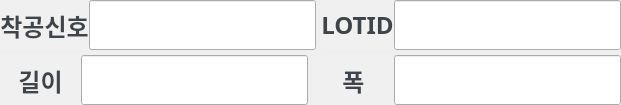
                    <widget class="QWidget" name="plc_frame_page">
                     <layout class="QVBoxLayout" name="verticalLayout_15">
                      <property name="spacing">
                       <number>5</number>
                      </property>
                      <property name="leftMargin">
                       <number>0</number>
                      </property>
                      <property name="topMargin">
                       <number>0</number>
                      </property>
                      <property name="rightMargin">
                       <number>0</number>
                      </property>
                      <property name="bottomMargin">
                       <number>0</number>
                      </property>
                      <item>
                       <widget class="QFrame" name="plc_frame_data_frame1">
                        <property name="minimumSize">
                         <size>
                          <width>0</width>
                          <height>50</height>
                         </size>
                        </property>
                        <property name="maximumSize">
                         <size>
                          <width>16777215</width>
                          <height>50</height>
                         </size>
                        </property>
                        <property name="frameShape">
                         <enum>QFrame::NoFrame</enum>
                        </property>
                        <property name="frameShadow">
                         <enum>QFrame::Raised</enum>
                        </property>
                        <layout class="QHBoxLayout" name="horizontalLayout_65">
                         <property name="spacing">
                          <number>5</number>
                         </property>
                         <property name="leftMargin">
                          <number>0</number>
                         </property>
                         <property name="topMargin">
                          <number>0</number>
                         </property>
                         <property name="rightMargin">
                          <number>0</number>
                         </property>
                         <property name="bottomMargin">
                          <number>0</number>
                         </property>
                         <item>
                          <widget class="QFrame" name="plc_frame_ck_frame">
                           <property name="frameShape">
                            <enum>QFrame::NoFrame</enum>
                           </property>
                           <property name="frameShadow">
                            <enum>QFrame::Raised</enum>
                           </property>
                           <layout class="QHBoxLayout" name="horizontalLayout_66">
                            <property name="spacing">
                             <number>0</number>
                            </property>
                            <property name="leftMargin">
                             <number>0</number>
                            </property>
                            <property name="topMargin">
                             <number>0</number>
                            </property>
                            <property name="rightMargin">
                             <number>0</number>
                            </property>
                            <property name="bottomMargin">
                             <number>0</number>
                            </property>
                            <item>
                             <widget class="QLabel" name="plc_frame_ck_label">
                              <property name="maximumSize">
                               <size>
                                <width>121</width>
                                <height>16777215</height>
                               </size>
                              </property>
                              <property name="font">
                               <font>
                                <family>맑은 고딕</family>
                                <pointsize>18</pointsize>
                                <weight>75</weight>
                                <italic>false</italic>
                                <bold>true</bold>
                               </font>
                              </property>
                              <property name="styleSheet">
                               <string notr="true">
color: #3F444A;
background: #F0F0F0;</string>
                              </property>
                              <property name="text">
                               <string>착공신호</string>
                              </property>
                              <property name="alignment">
                               <set>Qt::AlignCenter</set>
                              </property>
                             </widget>
                            </item>
                            <item>
                             <widget class="QLineEdit" name="plc_frame_ck_input">
                              <property name="sizePolicy">
                               <sizepolicy hsizetype="Preferred" vsizetype="Preferred">
                                <horstretch>0</horstretch>
                                <verstretch>0</verstretch>
                               </sizepolicy>
                              </property>
                              <property name="font">
                               <font>
                                <family>맑은 고딕</family>
                                <pointsize>18</pointsize>
                               </font>
                              </property>
                              <property name="text">
                               <string/>
                              </property>
                             </widget>
                            </item>
                           </layout>
                          </widget>
                         </item>
                         <item>
                          <widget class="QFrame" name="plc_frame_lotid_frame">
                           <property name="frameShape">
                            <enum>QFrame::NoFrame</enum>
                           </property>
                           <property name="frameShadow">
                            <enum>QFrame::Raised</enum>
                           </property>
                           <layout class="QHBoxLayout" name="horizontalLayout_67">
                            <property name="spacing">
                             <number>0</number>
                            </property>
                            <property name="leftMargin">
                             <number>0</number>
                            </property>
                            <property name="topMargin">
                             <number>0</number>
                            </property>
                            <property name="rightMargin">
                             <number>0</number>
                            </property>
                            <property name="bottomMargin">
                             <number>0</number>
                            </property>
                            <item>
                             <widget class="QLabel" name="plc_frame_lotid_label">
                              <property name="maximumSize">
                               <size>
                                <width>121</width>
                                <height>16777215</height>
                               </size>
                              </property>
                              <property name="font">
                               <font>
                                <family>맑은 고딕</family>
                                <pointsize>18</pointsize>
                                <weight>75</weight>
                                <italic>false</italic>
                                <bold>true</bold>
                               </font>
                              </property>
                              <property name="styleSheet">
                               <string notr="true">
color: #3F444A;
background: #F0F0F0;</string>
                              </property>
                              <property name="text">
                               <string>LOTID</string>
                              </property>
                              <property name="alignment">
                               <set>Qt::AlignCenter</set>
                              </property>
                             </widget>
                            </item>
                            <item>
                             <widget class="QLineEdit" name="plc_frame_lotid_input">
                              <property name="sizePolicy">
                               <sizepolicy hsizetype="Preferred" vsizetype="Preferred">
                                <horstretch>0</horstretch>
                                <verstretch>0</verstretch>
                               </sizepolicy>
                              </property>
                              <property name="font">
                               <font>
                                <family>맑은 고딕</family>
                                <pointsize>18</pointsize>
                               </font>
                              </property>
                              <property name="text">
                               <string/>
                              </property>
                             </widget>
                            </item>
                           </layout>
                          </widget>
                         </item>
                        </layout>
                       </widget>
                      </item>
                      <item>
                       <widget class="QFrame" name="plc_frame_data_frame2">
                        <property name="minimumSize">
                         <size>
                          <width>0</width>
                          <height>50</height>
                         </size>
                        </property>
                        <property name="maximumSize">
                         <size>
                          <width>16777215</width>
                          <height>50</height>
                         </size>
                        </property>
                        <property name="frameShape">
                         <enum>QFrame::NoFrame</enum>
                        </property>
                        <property name="frameShadow">
                         <enum>QFrame::Raised</enum>
                        </property>
                        <layout class="QHBoxLayout" name="horizontalLayout_68">
                         <property name="spacing">
                          <number>5</number>
                         </property>
                         <property name="leftMargin">
                          <number>0</number>
                         </property>
                         <property name="topMargin">
                          <number>0</number>
                         </property>
                         <property name="rightMargin">
                          <number>0</number>
                         </property>
                         <property name="bottomMargin">
                          <number>0</number>
                         </property>
                         <item>
                          <widget class="QFrame" name="plc_frame_lenx_frame">
                           <property name="frameShape">
                            <enum>QFrame::NoFrame</enum>
                           </property>
                           <property name="frameShadow">
                            <enum>QFrame::Raised</enum>
                           </property>
                           <layout class="QHBoxLayout" name="horizontalLayout_69">
                            <property name="spacing">
                             <number>0</number>
                            </property>
                            <property name="leftMargin">
                             <number>0</number>
                            </property>
                            <property name="topMargin">
                             <number>0</number>
                            </property>
                            <property name="rightMargin">
                             <number>0</number>
                            </property>
                            <property name="bottomMargin">
                             <number>0</number>
                            </property>
                            <item>
                             <widget class="QLabel" name="plc_frame_lenx_label">
                              <property name="maximumSize">
                               <size>
                                <width>121</width>
                                <height>16777215</height>
                               </size>
                              </property>
                              <property name="font">
                               <font>
                                <family>맑은 고딕</family>
                                <pointsize>18</pointsize>
                                <weight>75</weight>
                                <italic>false</italic>
                                <bold>true</bold>
                               </font>
                              </property>
                              <property name="styleSheet">
                               <string notr="true">
color: #3F444A;
background: #F0F0F0;</string>
                              </property>
                              <property name="text">
                               <string>길이</string>
                              </property>
                              <property name="alignment">
                               <set>Qt::AlignCenter</set>
                              </property>
                             </widget>
                            </item>
                            <item>
                             <widget class="QLineEdit" name="plc_frame_lenx_input">
                              <property name="sizePolicy">
                               <sizepolicy hsizetype="Preferred" vsizetype="Preferred">
                                <horstretch>0</horstretch>
                                <verstretch>0</verstretch>
                               </sizepolicy>
                              </property>
                              <property name="font">
                               <font>
                                <family>맑은 고딕</family>
                                <pointsize>18</pointsize>
                               </font>
                              </property>
                              <property name="text">
                               <string/>
                              </property>
                             </widget>
                            </item>
                           </layout>
                          </widget>
                         </item>
                         <item>
                          <widget class="QFrame" name="plc_frame_widx_frame">
                           <property name="frameShape">
                            <enum>QFrame::NoFrame</enum>
                           </property>
                           <property name="frameShadow">
                            <enum>QFrame::Raised</enum>
                           </property>
                           <layout class="QHBoxLayout" name="horizontalLayout_70">
                            <property name="spacing">
                             <number>0</number>
                            </property>
                            <property name="leftMargin">
                             <number>0</number>
                            </property>
                            <property name="topMargin">
                             <number>0</number>
                            </property>
                            <property name="rightMargin">
                             <number>0</number>
                            </property>
                            <property name="bottomMargin">
                             <number>0</number>
                            </property>
                            <item>
                             <widget class="QLabel" name="plc_frame_widx_label">
                              <property name="maximumSize">
                               <size>
                                <width>121</width>
                                <height>16777215</height>
                               </size>
                              </property>
                              <property name="font">
                               <font>
                                <family>맑은 고딕</family>
                                <pointsize>18</pointsize>
                                <weight>75</weight>
                                <italic>false</italic>
                                <bold>true</bold>
                               </font>
                              </property>
                              <property name="styleSheet">
                               <string notr="true">
color: #3F444A;
background: #F0F0F0;</string>
                              </property>
                              <property name="text">
                               <string>폭</string>
                              </property>
                              <property name="alignment">
                               <set>Qt::AlignCenter</set>
                              </property>
                             </widget>
                            </item>
                            <item>
                             <widget class="QLineEdit" name="plc_frame_widx_input">
                              <property name="sizePolicy">
                               <sizepolicy hsizetype="Preferred" vsizetype="Preferred">
                                <horstretch>0</horstretch>
                                <verstretch>0</verstretch>
                               </sizepolicy>
                              </property>
                              <property name="font">
                               <font>
                                <family>맑은 고딕</family>
                                <pointsize>18</pointsize>
                               </font>
                              </property>
                              <property name="text">
                               <string/>
                              </property>
                             </widget>
                            </item>
                           </layout>
                          </widget>
                         </item>
                        </layout>
                       </widget>
                      </item>
                     </layout>
                    </widget>
